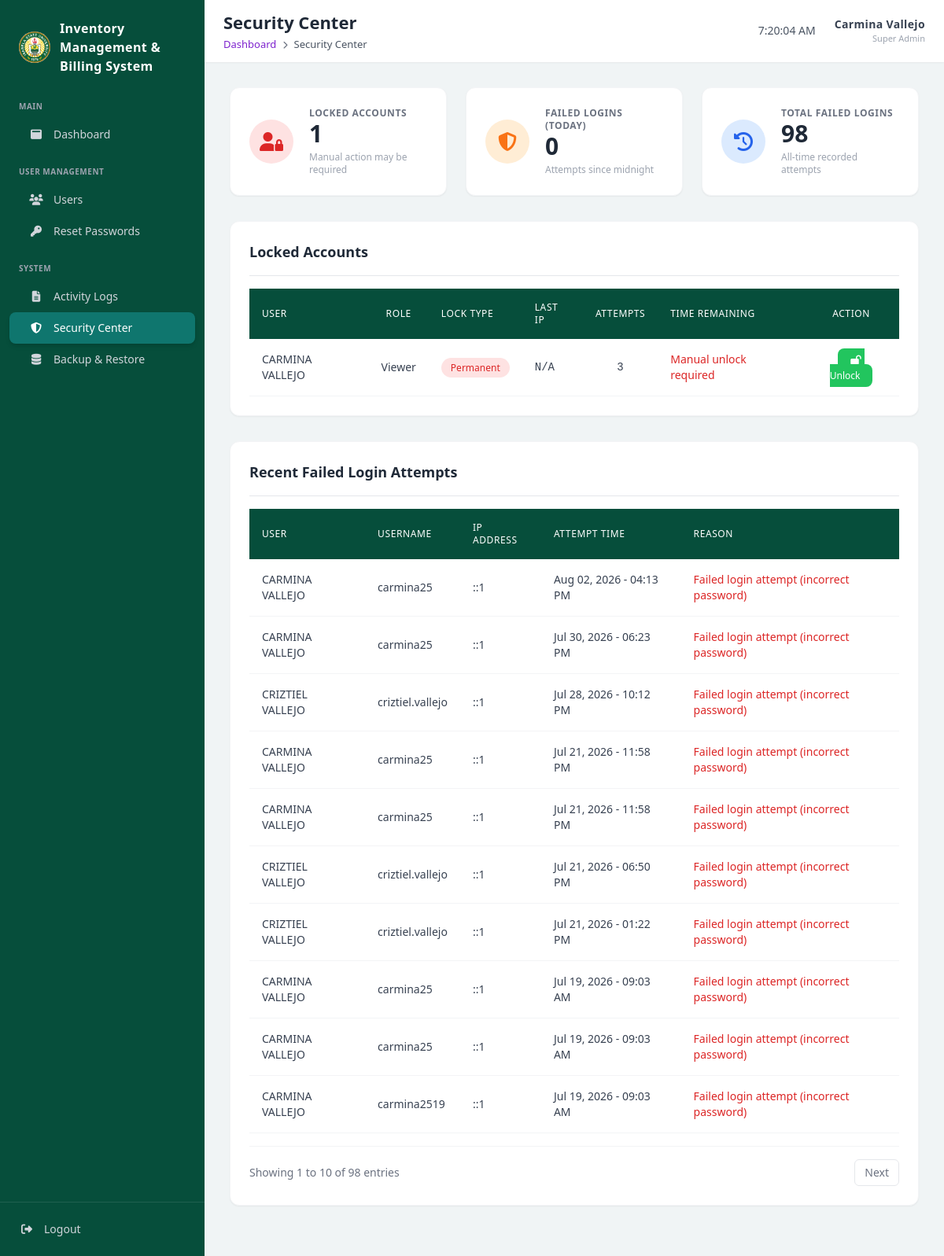
The page /pages/superadmin/security_center.php (signed in) on the database its author committed.
### tables this page shows
CREATE TABLE IF NOT EXISTS `users` (
  `id` int(11) NOT NULL AUTO_INCREMENT,
  `firstname` varchar(100) NOT NULL,
  `lastname` varchar(100) NOT NULL,
  `email` varchar(150) NOT NULL,
  `mobile` varchar(20) DEFAULT NULL,
  `username` varchar(100) NOT NULL,
  `password` varchar(255) NOT NULL,
  `role` enum('Super Admin','Admin','Viewer') NOT NULL,
  `recovery_password` varchar(255) DEFAULT NULL,
  `recovery_code` varchar(255) DEFAULT NULL,
  `failed_attempts` int(11) NOT NULL DEFAULT 0,
  `lock_until` datetime DEFAULT NULL,
  `created_at` timestamp NULL DEFAULT current_timestamp(),
  `updated_at` timestamp NULL DEFAULT current_timestamp() ON UPDATE current_timestamp(),
  `status` enum('Active','Inactive','Deleted') NOT NULL DEFAULT 'Active',
  `is_permanently_locked` tinyint(1) DEFAULT 0,
  PRIMARY KEY (`id`),
  UNIQUE KEY `email` (`email`),
  UNIQUE KEY `username` (`username`)
);

CREATE TABLE IF NOT EXISTS `activity_logs` (
  `id` int(11) NOT NULL AUTO_INCREMENT,
  `user_id` int(11) NOT NULL,
  `fullname` varchar(150) NOT NULL,
  `username` varchar(100) NOT NULL,
  `role` enum('Super Admin','Admin','Viewer') NOT NULL,
  `action` varchar(255) NOT NULL,
  `ip_address` varchar(45) DEFAULT NULL,
  `created_at` timestamp NULL DEFAULT current_timestamp(),
  `module` varchar(100) DEFAULT NULL,
  PRIMARY KEY (`id`),
  KEY `user_id` (`user_id`),
  CONSTRAINT `activity_logs_ibfk_1` FOREIGN KEY (`user_id`) REFERENCES `users` (`id`)
);

### includes/superadmin_functions.php (called while the page is built, shortened)
<?php
function getFailedLoginAttempts($conn, $limit = 10, $offset = 0) {
    $query = "SELECT * FROM activity_logs WHERE action LIKE '%failed login%' OR action LIKE '%wrong password%' ORDER BY created_at DESC LIMIT ? OFFSET ?";
    $stmt = $conn->prepare($query);
    $stmt->bind_param("ii", $limit, $offset);
    $stmt->execute();
    $result = $stmt->get_result();
    $logs = [];
    while ($row = $result->fetch_assoc()) {
        $logs[] = $row;
    }
    return $logs;
}
function countFailedLoginAttempts($conn, $todayOnly = false) {
    $query = "
        SELECT COUNT(*) AS total
        FROM activity_logs
        WHERE action LIKE 'Failed login%'
    ";
    if ($todayOnly) {
        $query .= " AND DATE(created_at) = CURDATE()";
    }
    $result = $conn->query($query);
    return $result ? (int)($result->fetch_assoc()['total'] ?? 0) : 0;
}
function getLockedAccounts($conn) {
    $query = "
        SELECT
            id,
            firstname,
            lastname,
            username,
            email,
            role,
            lock_until,
            is_permanently_locked,
            failed_attempts
        FROM users
        WHERE (lock_until IS NOT NULL AND lock_until > NOW()) OR is_permanently_locked = 1
    ";
    $result = $conn->query($query);
    $accounts = [];
    if ($result) {
        while ($row = $result->fetch_assoc()) {
            $accounts[] = $row;
        }
    }
    return $accounts;
}
function formatTimestamp($timestamp) {
    return date('M d, Y - h:i A', strtotime($timestamp));
}

### pages/superadmin/security_center.php (the view, shortened to what this page needs)
<?php
require_once "../../config/database.php";
require_once "../../includes/superadmin_functions.php";
$page = isset($_GET['page']) ? (int)$_GET['page'] : 1;
$limit = 10;
$offset = ($page - 1) * $limit;
$failedLogins = getFailedLoginAttempts($conn, $limit, $offset);
$totalFailedLogins = countFailedLoginAttempts($conn, false);
$totalPages = ceil($totalFailedLogins / $limit);
$lockedAccounts = getLockedAccounts($conn);
?>
<!DOCTYPE html>
<html lang="en">
<head>
    <script src="https://cdn.tailwindcss.com?plugins=forms"></script>
    <link rel="stylesheet" href="https://cdnjs.cloudflare.com/ajax/libs/font-awesome/6.4.0/css/all.min.css">
</head>
<body class="bg-[#f0f4f5] flex h-screen font-sans overflow-hidden">
<?php include_once "sidebar.php"; ?>
    <main class="flex-1 overflow-y-auto flex flex-col" id="main-content">
        <?php include_once "topbar.php"; ?>
        <div class="p-6 md:p-8 flex-1">
            <div class="grid grid-cols-1 sm:grid-cols-2 lg:grid-cols-3 gap-6 mb-8">
                <div class="bg-white rounded-xl shadow-sm border border-gray-100 p-6 flex items-center gap-5">
                    <div class="w-14 h-14 rounded-full bg-red-100 flex items-center justify-center text-red-600 text-2xl shrink-0"><i class="fa-solid fa-user-lock"></i></div>
                    <div>
                        <p class="text-xs font-bold text-gray-500 uppercase tracking-wider">Locked Accounts</p>
                        <h2 class="text-3xl font-bold text-gray-800"><?php echo count($lockedAccounts); ?></h2>
                        <p class="text-xs text-gray-400 mt-1">Manual action may be required</p>
                    </div>
                </div>
                <div class="bg-white rounded-xl shadow-sm border border-gray-100 p-6 flex items-center gap-5">
                    <div class="w-14 h-14 rounded-full bg-orange-100 flex items-center justify-center text-orange-500 text-2xl shrink-0"><i class="fa-solid fa-shield-halved"></i></div>
                    <div>
                        <p class="text-xs font-bold text-gray-500 uppercase tracking-wider">Failed Logins (Today)</p>
                        <h2 class="text-3xl font-bold text-gray-800"><?php echo countFailedLoginAttempts($conn, true); ?></h2>
                        <p class="text-xs text-gray-400 mt-1">Attempts since midnight</p>
                    </div>
                </div>
                <div class="bg-white rounded-xl shadow-sm border border-gray-100 p-6 flex items-center gap-5">
                    <div class="w-14 h-14 rounded-full bg-blue-100 flex items-center justify-center text-blue-600 text-2xl shrink-0"><i class="fa-solid fa-clock-rotate-left"></i></div>
                    <div>
                        <p class="text-xs font-bold text-gray-500 uppercase tracking-wider">Total Failed Logins</p>
                        <h2 class="text-3xl font-bold text-gray-800"><?php echo $totalFailedLogins; ?></h2>
                        <p class="text-xs text-gray-400 mt-1">All-time recorded attempts</p>
                    </div>
                </div>
            </div>
            <div class="bg-white rounded-xl shadow-sm border border-gray-100 p-6 mb-8">
                <h2 class="text-lg font-bold text-gray-800 mb-4 pb-4 border-b">Locked Accounts</h2>
                <?php if (!empty($lockedAccounts)): ?>
                    <div class="overflow-x-auto">
                        <table class="w-full text-left border-collapse">
                            <thead>
                                <tr class="bg-brand-dark text-white text-xs uppercase tracking-wider">
                                    <th class="p-4 font-medium">User</th>
                                    <th class="p-4 font-medium text-center">Role</th>
                                    <th class="p-4 font-medium">Lock Type</th>
                                    <th class="p-4 font-medium">Last IP</th>
                                    <th class="p-4 font-medium text-center">Attempts</th>
                                    <th class="p-4 font-medium">Time Remaining</th>
                                    <th class="p-4 font-medium text-center">Action</th>
                                </tr>
                            </thead>
                            <tbody class="text-sm text-gray-700">
                                <?php foreach ($lockedAccounts as $account): ?>
                                    <?php
                                        $is_permanent = (bool)$account['is_permanently_locked'];
                                        $lock_type_class = $is_permanent ? 'bg-red-100 text-red-600' : 'bg-yellow-100 text-yellow-600';
                                        $lock_type_label = $is_permanent ? 'Permanent' : 'Temporary';
                                    ?>
                                    <tr class="border-b border-gray-100 hover:bg-gray-50">
                                        <td class="p-4 font-medium"><?php echo htmlspecialchars($account['firstname'] . ' ' . $account['lastname']); ?></td>
                                        <td class="p-4 text-center"><?php echo htmlspecialchars($account['role'] ?? 'N/A'); ?></td>
                                        <td class="p-4">
                                            <span class="<?php echo $lock_type_class; ?> px-3 py-1 rounded-full text-xs font-medium"><?php echo $lock_type_label; ?></span>
                                        </td>
                                        <td class="p-4 font-mono"><?php echo htmlspecialchars($account['last_ip'] ?? 'N/A'); ?></td>
                                        <td class="p-4 text-center font-mono"><?php echo htmlspecialchars($account['failed_attempts']); ?></td>
                                        <td class="p-4">
                                            <span class="time-remaining font-medium text-red-600">
                                                <?php echo $is_permanent ? 'Manual unlock required' : getTimeUntilUnlock($account['lock_until']); ?>
                                            </span>
                                        </td>
                                        <td class="p-4 text-center">
                                            <?php if ($is_permanent): ?>
                                                <a href="?unlock_id=<?php echo $account['id']; ?>" class="bg-green-500 hover:bg-green-600 text-white px-4 py-1.5 rounded-lg text-xs font-medium" onclick="return confirm('Unlock this account?')">
                                                    <i class="fa-solid fa-lock-open mr-1"></i> Unlock
                                                </a>
                                            <?php else: ?>
                                                <button class="bg-gray-300 text-white px-4 py-1.5 rounded-lg text-xs font-medium cursor-not-allowed" disabled>Waiting...</button>
                                            <?php endif; ?>
                                        </td>
                                    </tr>
                                <?php endforeach; ?>
                            </tbody>
                        </table>
                    </div>
                <?php else: ?>
                    <p class="text-center text-gray-500 py-8">No locked accounts at this time.</p>
                <?php endif; ?>
            </div>
            <div class="bg-white rounded-xl shadow-sm border border-gray-100 p-6 mb-8">
                <h2 class="text-lg font-bold text-gray-800 mb-4 pb-4 border-b">Recent Failed Login Attempts</h2>
                <?php if (!empty($failedLogins)): ?>
                    <div class="overflow-x-auto">
                        <table class="w-full text-left border-collapse">
                            <thead>
                                <tr class="bg-brand-dark text-white text-xs uppercase tracking-wider">
                                    <th class="p-4 font-medium">User</th>
                                    <th class="p-4 font-medium">Username</th>
                                    <th class="p-4 font-medium">IP Address</th>
                                    <th class="p-4 font-medium">Attempt Time</th>
                                    <th class="p-4 font-medium">Reason</th>
                                </tr>
                            </thead>
                            <tbody class="text-sm text-gray-700">
                                <?php foreach ($failedLogins as $attempt): ?>
                                    <tr class="border-b border-gray-100 hover:bg-gray-50">
                                        <td class="p-4 font-medium"><?php echo htmlspecialchars($attempt['fullname'] ?? 'Unknown'); ?></td>
                                        <td class="p-4"><?php echo htmlspecialchars($attempt['username'] ?? 'N/A'); ?></td>
                                        <td class="p-4"><?php echo htmlspecialchars($attempt['ip_address']); ?></td>
                                        <td class="p-4"><?php echo formatTimestamp($attempt['created_at']); ?></td>
                                        <td class="p-4 text-red-600"><?php echo htmlspecialchars($attempt['action']); ?></td>
                                    </tr>
                                <?php endforeach; ?>
                            </tbody>
                        </table>
                        <div class="flex items-center justify-between mt-4 pt-4 border-t border-gray-100">
                            <p class="text-sm text-gray-500">
                                Showing <?php echo $totalFailedLogins > 0 ? $offset + 1 : 0; ?> to <?php echo min($offset + $limit, $totalFailedLogins); ?> of <?php echo $totalFailedLogins; ?> entries
                            </p>
                            <div class="flex gap-2">
                                <?php if ($page < $totalPages): ?>
                                    <a href="?page=<?php echo $page + 1; ?>" class="px-3 py-1.5 text-sm text-gray-500 border border-gray-200 rounded-md hover:bg-gray-50">Next</a>
                                <?php endif; ?>
                            </div>
                        </div>
                    </div>
                <?php else: ?>
                    <p class="text-center text-gray-500 py-8">No failed login attempts recorded.</p>
                <?php endif; ?>
            </div>
        </div>
    </main>
</body>
</html>

### pages/superadmin/security_center.php (style rules this page uses)
.bg-brand-dark { background-color: #064e3b; }

### rows shown on the page
users: firstname+lastname "CARMINA VALLEJO", role "Viewer", is_permanently_locked "Permanent", last_ip "N/A", failed_attempts "3", shows "Manual unlock required"
activity_logs: fullname "CARMINA VALLEJO", username "carmina25", ip_address "::1", created_at "Aug 02, 2026 - 04:13 PM", action "Failed login attempt (incorrect password)"
activity_logs: fullname "CARMINA VALLEJO", username "carmina25", ip_address "::1", created_at "Jul 30, 2026 - 06:23 PM", action "Failed login attempt (incorrect password)"
activity_logs: fullname "CRIZTIEL VALLEJO", username "criztiel.vallejo", ip_address "::1", created_at "Jul 28, 2026 - 10:12 PM", action "Failed login attempt (incorrect password)"
activity_logs: fullname "CARMINA VALLEJO", username "carmina25", ip_address "::1", created_at "Jul 21, 2026 - 11:58 PM", action "Failed login attempt (incorrect password)"
activity_logs: fullname "CARMINA VALLEJO", username "carmina25", ip_address "::1", created_at "Jul 21, 2026 - 11:58 PM", action "Failed login attempt (incorrect password)"
activity_logs: fullname "CRIZTIEL VALLEJO", username "criztiel.vallejo", ip_address "::1", created_at "Jul 21, 2026 - 06:50 PM", action "Failed login attempt (incorrect password)"
activity_logs: fullname "CRIZTIEL VALLEJO", username "criztiel.vallejo", ip_address "::1", created_at "Jul 21, 2026 - 01:22 PM", action "Failed login attempt (incorrect password)"
activity_logs: fullname "CARMINA VALLEJO", username "carmina25", ip_address "::1", created_at "Jul 19, 2026 - 09:03 AM", action "Failed login attempt (incorrect password)"
activity_logs: fullname "CARMINA VALLEJO", username "carmina25", ip_address "::1", created_at "Jul 19, 2026 - 09:03 AM", action "Failed login attempt (incorrect password)"
activity_logs: fullname "CARMINA VALLEJO", username "carmina2519", ip_address "::1", created_at "Jul 19, 2026 - 09:03 AM", action "Failed login attempt (incorrect password)"

### other values the page prints
$pageTitle "Security Center"
$breadcrumb['name'] "Security Center"
$_SESSION['fullname'] "Carmina Vallejo"
$_SESSION['role'] "Super Admin"
count($lockedAccounts) "1"
countFailedLoginAttempts($conn, true) "0"
$totalFailedLogins "98"
$offset + 1 "1"
min($offset + $limit, $totalFailedLogins) "10"
